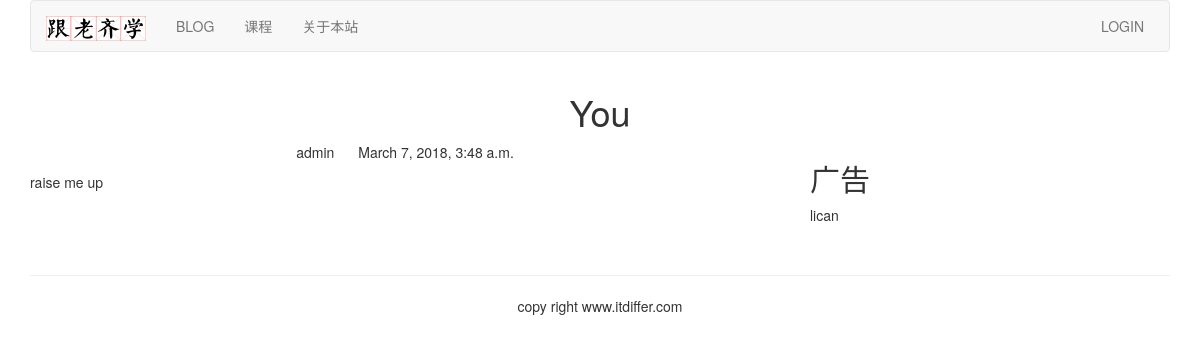
The app's page /blog/2/ with its own data.
### blog/models.py (models this page shows, shortened)
class BlogArticles(models.Model):
    title = models.CharField(max_length=300)
    author = models.ForeignKey(User, related_name="blog_posts")
    body = models.TextField()
    publish = models.DateTimeField(default=timezone.now)
    class Meta:
        ordering = ("-publish",)

### blog/views.py (the view)
# urls.py: url(r'(?P<article_id>\d)/$', views.blog_article, name="blog_detail"),
def blog_article(request, article_id):
    article = BlogArticles.objects.get(id=article_id)
    pub = article.publish
    return render(request, "blog/content.html", {"article": article, "publish": pub})

### templates/blog/content.html (shortened to what this page needs)
{% extends "base.html" %}
{% block content %}
<div class="row text-center vertical-middle-sm">
    <h1>{{ article.title }}</h1>
</div>
<div class="row">
    <div class="col-xs-12 col-md-8">
        <p class="text-center"><span>{{ article.author.username }}</span>
            <span style="margin-left: 20px">{{ publish }}</span></p>
        <div>{{ article.body }}</div>
    </div>
    <div class="col-xs-6 col-md-4">
        <h2>广告</h2>
        <p>lican</p>
    </div>
</div>
{% endblock %}

### records on screen
BlogArticles: title "You", author.username "admin", publish "March 7, 2018, 3:48 a.m.", body "raise me up"
